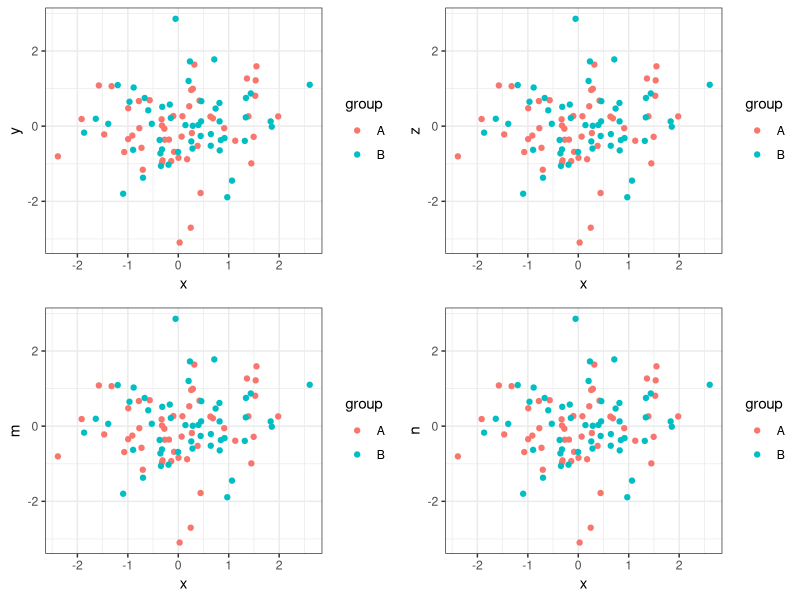

Here is the R script that generated this plot: (Note: this script raises an error after producing the figure.)



library(ggplot2)

# Create an empty list to store plots
plot_list <- list()

# Create some data for the plot
df <- data.frame(x = rnorm(100),
                 y = rnorm(100),
                 z = rnorm(100),
                 m = rnorm(100),
                 n = rnorm(100),
                 group=c(rep('A',50), rep('B',50)))

# Loop through the data and create plots
for (i in 2:(ncol(df)-1)) {
  plot_list[[i-1]] <- ggplot(df, aes(x, y = df[ ,i], color=group)) +
    geom_point() +
    labs(y = colnames(df)[i])+
    theme_bw()+
    theme(plot.title = element_text(color = 'black', face = 'bold', hjust = 0.5))
}


######### gridExtra #########

# Display the plots
gridExtra::grid.arrange(grobs = plot_list, ncol = 2)



########## patchwork ##########
plot_list[[1]]|plot_list[[2]]/(plot_list[[3]]|plot_list[[4]])

# Combine the plots using patchwork
combined_plots <- patchwork::wrap_plots(plot_list, guides = 'collect') 

# Display the combined plots
combined_plots + patchwork::plot_annotation(tag_levels = c('a'), tag_prefix = '1.')



########### ggpubr #######
library(ggpubr)
gg <- ggarrange(plotlist=plot_list, ncol=2, nrow=2, labels=c('a','b','c','d'), label.x=0.5, label.y=1.1, common.legend = TRUE, legend="top")
#labels='auto'
gg

annotate_figure(gg,
  top = 'Random data',
  bottom = NULL,
  left = 'y values',
  right = NULL,
  fig.lab = 'Source: Shp',
  fig.lab.pos = "top.right",
  fig.lab.size = 10,
  fig.lab.face ='bold'
)





